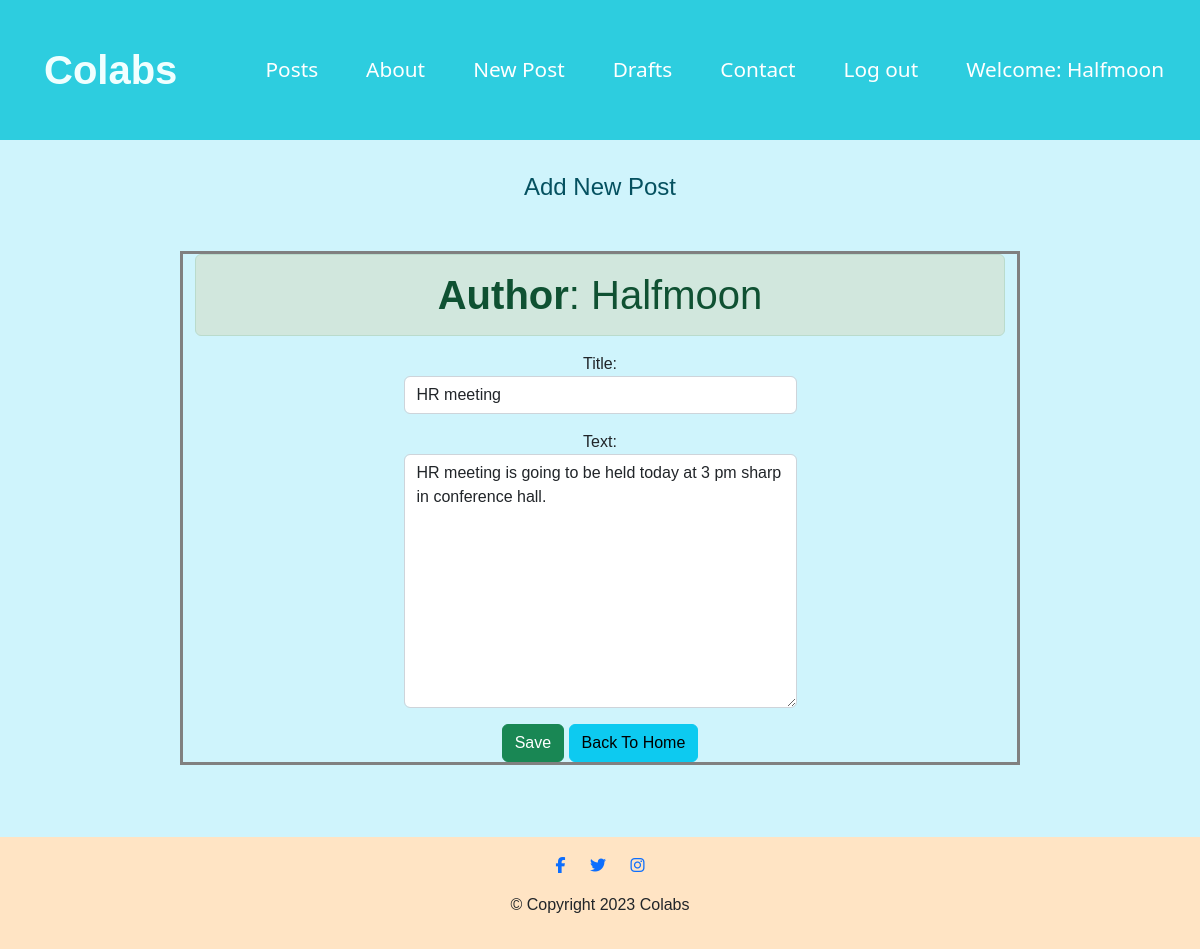
Screenshot of /post/9/edit/ (signed in) with the database file from the repository.
### blog/models.py (models this page shows, shortened)
class Post(models.Model):
    author = models.ForeignKey('auth.User',on_delete=models.CASCADE)
    title = models.CharField(max_length=200)
    text = models.TextField()
    created_date = models.DateTimeField(default=timezone.now)
    published_date = models.DateTimeField(blank=True, null=True)

### blog/views.py (the view)
# urls.py: path('post/<int:pk>/edit/', views.PostUpdateView.as_view(), name='post_edit'),
class PostUpdateView(LoginRequiredMixin,UpdateView):
    login_url = '/login/'
    redirect_field_name = 'blog/post_detail.html'
    form_class = PostForm
    model = Post

### blog/forms.py
class PostForm(forms.ModelForm):
    class Meta:
        model = Post
        fields = ('title', 'text',)
        widgets = {
            'title': forms.TextInput(attrs={'class': 'form-control'}),
            'text': forms.Textarea(attrs={'class': 'form-control'}),
        }

### blog/templates/blog/post_form.html (shortened to what this page needs)
{% extends 'blog/base.html' %}
{% load static %}
{% block content %}
        <h4 class="text-center alert" id="a" >Add New Post</h4>
    <div class="container-fluid text-center"  style="border: 3px solid gray; width:70%;">
        <h1 class="alert alert-success" > <strong>Author</strong>: {{request.user}}</h1>
      <div class="row justify-content-center" >
          <div class="col-md-6">
            <form action="" method="POST">
                <form method="POST" class="post-form">
                {{form.as_p}}
                <button type="submit" class="btn btn-success">Save</button>
                <a href="{% url 'back'%}"  class="btn btn-info text-center" >Back To Home</a>
                </form>
          </div>
      </div>
      </div>
      <footer class="white-section" id="footer">
        <div class="container-fluid">
          <a href="http://www.facebook.com" i class="social-icon fab fa-facebook-f"></a>
          <a href="http://www.twitter.com" i class="social-icon fab fa-twitter"></a>
          <a href="http://www.instagram.com"> <i class=" social-icon fa-brands fa-instagram"></i></a>
          <p>© Copyright 2023 Colabs</p>
        </div>
      </footer>
{% endblock %}

### blog/templates/blog/base.html (shortened to what this page needs)
<!DOCTYPE html>
{% load static %}
<html>
  <head>
    <link rel="stylesheet" href="{% static 'css/bootstrap.css' %}">
    <link rel="stylesheet" href="{% static 'css/blog.css' %}">
  </head>
  <body style="background-color: #cff4fc;">
    <section class="colored-section" id="title">
      <nav class="navbar navbar-expand-lg" style="background-color: #2DCDDF;">
        <div class="container-fluid">
          <a class="navbar-brand" href="{% url 'index' %}">Colabs</a>
          <div class="collapse navbar-collapse" id="navbarSupportedContent">
            <ul class="navbar-nav ms-auto mb-2 mb-lg-0">
              <li class="nav-item">
                <a class="nav-link nav-link-index " href="{% url 'post_list' %}">Posts</a>
              </li>
              <li class="nav-item">
                <a class=" nav-link nav-link-index" href="{% url 'about' %}">About</a>
              </li>
              {% if user.is_authenticated %}
              <li class="nav-item">
                <a class="nav-link nav-link-index " href="{% url 'post_new' %}">New Post</a>
              </li>
              <li class="nav-item">
                <a class="nav-link nav-link-index" href="{% url 'post_draft_list' %}">Drafts</a>
              </li>
              <li class="nav-item">
                <a class="nav-link nav-link-index" href="{% url 'contact' %}">Contact</a>
              </li>
              <li class="nav-item">
                <a class="nav-link nav-link-index" href="{% url 'logout' %}">Log out</a>
              </li>
              <li class="nav-item">
                <a class="nav-link  nav-link-index" style="color:white;">Welcome: {{ user.username }}</a>
              </li>
              {% else %}
              <li class="nav-item">
                <a class="nav-link"  href="{% url 'login' %}" aria-label="Login"><span class="fa fa-user" aria-hidden="true"></span></a>
              </li>
              {% endif %}
            </ul>
          </div>
        </div>
      </nav>
</section>
                      {% block content %}
                      {% endblock %}
  </body>
</html>

### blog/static/css/blog.css (style rules this page uses)
body { background-color: whitesmoke; font-family: sans-serif; }
* { margin: 0rem; padding: 0rem; }
.navbar-brand { font-family: 'Gill Sans', 'Gill Sans MT', Calibri, 'Trebuchet MS', sans-serif; font-size: 2.5rem; font-weight: bold; padding: 2rem; color:azure; }
.nav-item { margin: 1rem; }
a { text-decoration: none; }
.nav-link { color:white; font-weight:500; font-family: 'Segoe UI', Tahoma, Geneva, Verdana, sans-serif; font-size:1.3em; }
.nav-link-index { color: white; }
.social-icon { margin: 20px 10px; }
.white-section { margin-top: 6%; background-color: bisque; padding: 0%; text-align: center; padding-bottom: 1rem; }
#a { --bs-alert-color: #055160; padding: 2rem 2rem; }

### rows the page displays
Post: title "HR meeting", text "HR meeting is going to be held today at 3 pm sharp in conference hall."

### other values shown
{{ user.username }} "Halfmoon"
{{ request.user }} "Halfmoon"
